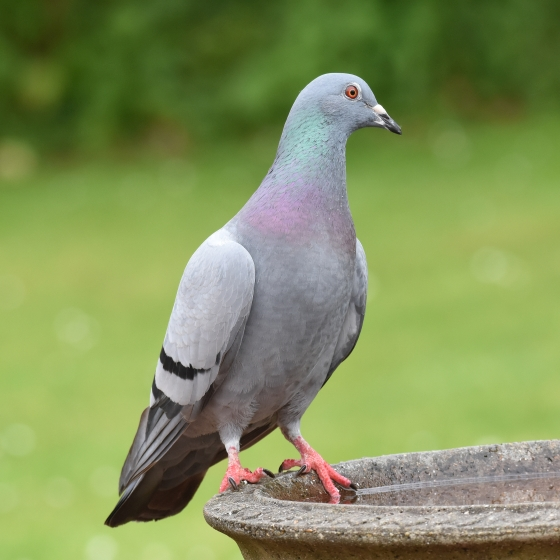
#> input picture dove.jpg, 560 x 560 px
$ python task2.py
#> lines starting #> are read from the running program, lines starting #| are printed output that depends on the picture
import numpy as np
import matplotlib.pyplot as plt
from matplotlib.image import imread
from sklearn.decomposition import PCA
from sklearn.preprocessing import StandardScaler

def display_image(image, title):
    plt.imshow(image, cmap='gray')
    plt.title(title)
    plt.axis('off')
    plt.show()
def reconstruct_and_display_image(num_components):
    pca_limited = PCA(n_components=num_components)
    scaled_image_bw_pca = pca_limited.fit_transform(scaled_image_bw)
    image_reconstructed = pca_limited.inverse_transform(scaled_image_bw_pca)
    image_reconstructed_unscaled = scaler.inverse_transform(image_reconstructed)
    image_reconstructed_clipped = np.clip(image_reconstructed_unscaled, 0, 1)
    display_image(image_reconstructed_clipped, f'Reconstructed image with {num_components} components')


image_raw = imread("dove.jpg")
#> image_raw is the input picture: shape (560, 560, 3); mean R, G, B 129.6, 145.7, 90
print(image_raw.shape)
#| (560, 560, 3)
plt.imshow(image_raw)
plt.axis('off')
plt.title('Original Image')
plt.show()

image_sum = image_raw.sum(axis=2)
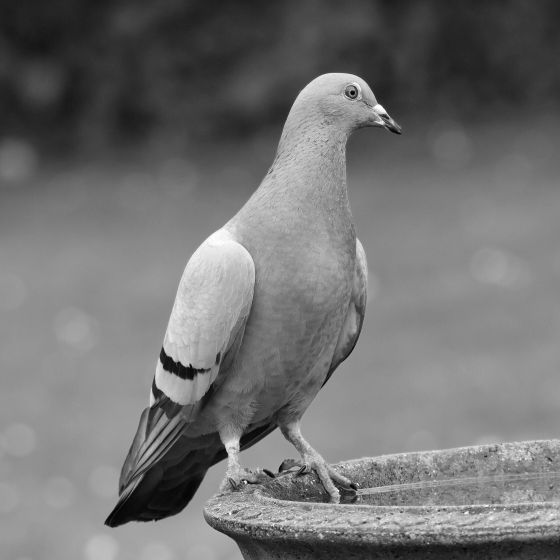
#> image_sum: shape (560, 560) uint64; min 43, max 763, mean 365.4; drawn with min black and max white
print(image_sum.shape)
#| (560, 560)

image_bw = image_sum/image_sum.max()
print(image_bw.max())
#| 1.0
display_image(image_bw, 'Black-white image')


scaler = StandardScaler()
scaled_image_bw = scaler.fit_transform(image_bw)
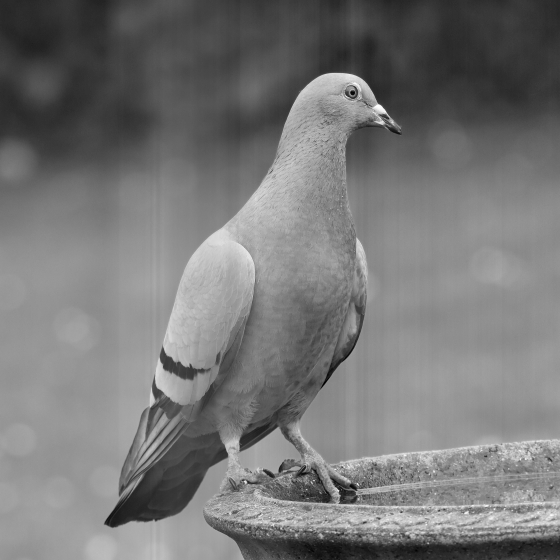
#> scaled_image_bw: shape (560, 560) float64; min -2.76, max 3.14, mean 4.36e-16; drawn with min black and max white

pca = PCA()
pca.fit(scaled_image_bw)

cumulative_variance = np.cumsum(pca.explained_variance_ratio_)
print(f"Cumulative_variance {cumulative_variance}")
plt.plot(cumulative_variance)
plt.xlabel('Number of components')
plt.ylabel('Cumulative explained variance')
plt.title('Cumulative explained variance by PCA components')
plt.grid(True)

num_components = np.argmax(cumulative_variance >= 0.95) + 1
print(f'Number of components required to cover 95% of the variance: {num_components}')

plt.axvline(x=num_components, color='pink', linestyle='--')
plt.axhline(y=0.95, color='g', linestyle='--')
plt.show()
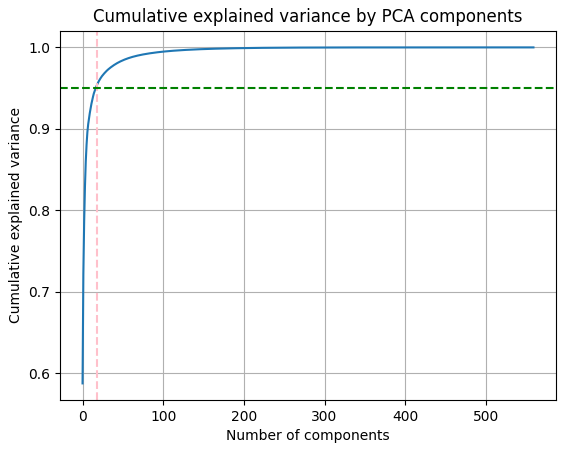
#> figure drawn by matplotlib, 1 panel; curve peaks at x = 558, y = 1

reconstruct_and_display_image(num_components)
#> in reconstruct_and_display_image, `image_reconstructed_unscaled = scaler.inverse_transform(image_reconstr..`:
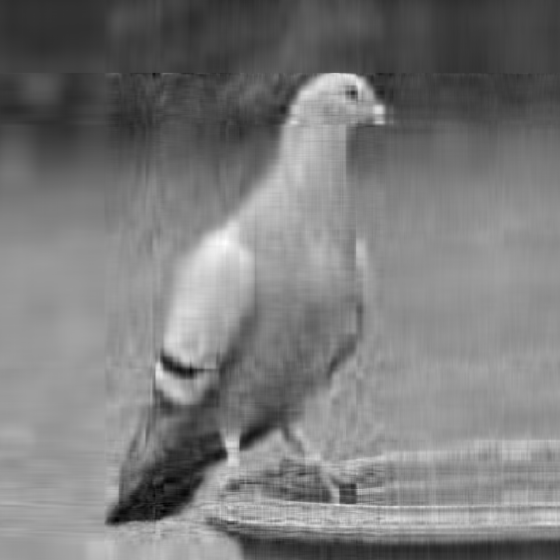
#> image_reconstructed_unscaled: shape (560, 560) float64; min -0.0242, max 1.02, mean 0.479; drawn with min black and max white
reconstruct_and_display_image(2)
#> call 2 of reconstruct_and_display_image, with num_components = 2
#> in reconstruct_and_display_image (call 2), `scaled_image_bw_pca = pca_limited.fit_transform(scaled_image_bw)`: scaled_image_bw_pca = 560 pairs, first value -35.62 to 23.57, second value -33.3 to 17.5
#> in reconstruct_and_display_image (call 2), `image_reconstructed_unscaled = scaler.inverse_transform(image_reconstr..`:
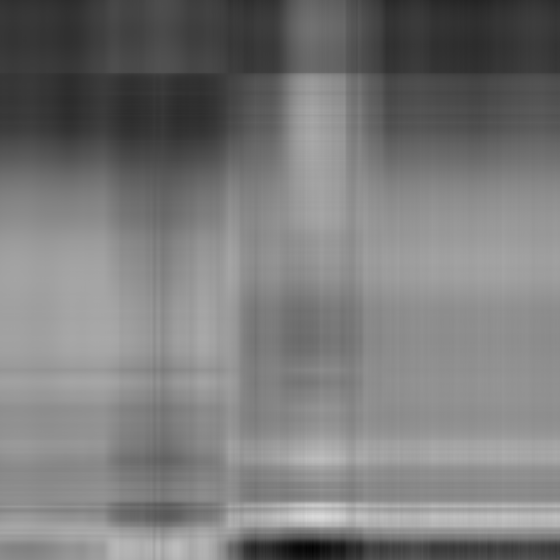
#> image_reconstructed_unscaled: shape (560, 560) float64; min 0.0112, max 0.856, mean 0.479
reconstruct_and_display_image(5)
#> in reconstruct_and_display_image (call 3), `scaled_image_bw_pca = pca_limited.fit_transform(scaled_image_bw)`: scaled_image_bw_pca = 560 rows, first 6: [-35.62, -5.1, -3.2, -1.5, -3.87], [-35.44, -4.99, -3.16, -1.41, -3.79], [-35.08, -4.92, -3.19, -1.4, -3.76], [-34.75, -4.82, -3.11, -1.35, -3.7], [-34.58, -4.71, -3.08, -1.33, -3.62], [-34.27, -4.6, -3.08, -1.28, -3.55]
reconstruct_and_display_image(7)
#> call 4 of reconstruct_and_display_image, with num_components = 7
#> in reconstruct_and_display_image (call 4), `image_reconstructed_unscaled = scaler.inverse_transform(image_reconstr..`:
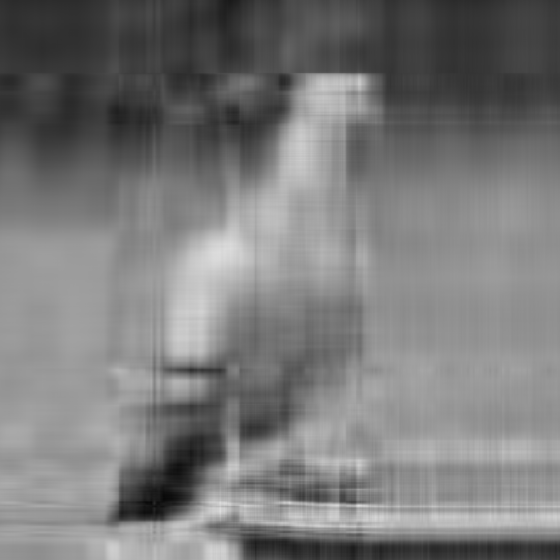
#> image_reconstructed_unscaled: shape (560, 560) float64; min 0.0332, max 0.868, mean 0.479
reconstruct_and_display_image(10)
#> in reconstruct_and_display_image (call 5), `image_reconstructed = pca_limited.inverse_transform(scaled_image_bw_pca)`:
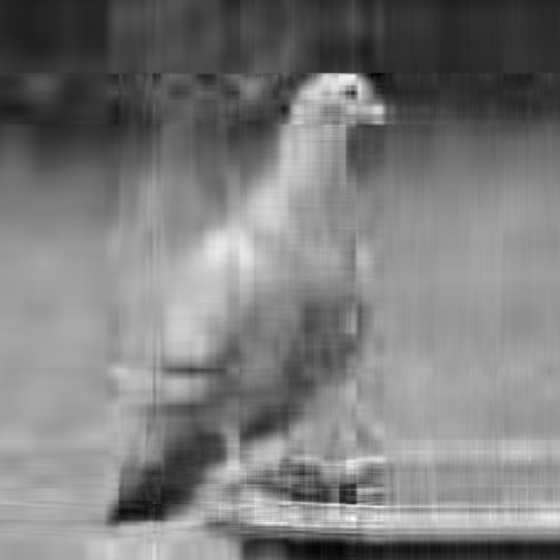
#> image_reconstructed: shape (560, 560) float64; min -2.45, max 2.58, mean 3.22e-16; drawn with min black and max white
reconstruct_and_display_image(14)
reconstruct_and_display_image(17)
